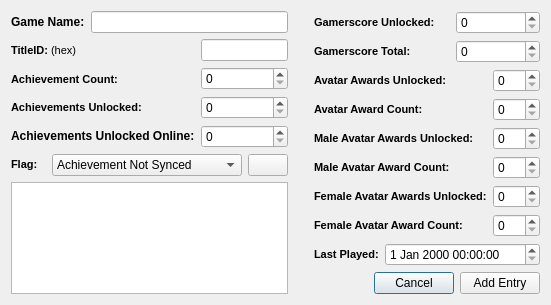
<?xml version="1.0" encoding="UTF-8"?>
<ui version="4.0">
 <class>TitleInjectorDialog</class>
 <widget class="QDialog" name="TitleInjectorDialog">
  <property name="geometry">
   <rect>
    <x>0</x>
    <y>0</y>
    <width>551</width>
    <height>280</height>
   </rect>
  </property>
  <property name="windowTitle">
   <string>Title Adder Dialog</string>
  </property>
  <layout class="QGridLayout" name="gridLayout_2">
   <item row="0" column="0">
    <layout class="QVBoxLayout" name="verticalLayout_3">
     <item>
      <layout class="QHBoxLayout" name="horizontalLayout">
       <item>
        <widget class="QLabel" name="label">
         <property name="text">
          <string>&lt;b&gt;Game Name:&lt;/b&gt;</string>
         </property>
        </widget>
       </item>
       <item>
        <widget class="QLineEdit" name="gameNameTxt">
         <property name="maxLength">
          <number>30</number>
         </property>
        </widget>
       </item>
      </layout>
     </item>
     <item>
      <layout class="QHBoxLayout" name="horizontalLayout_2">
       <item>
        <layout class="QVBoxLayout" name="verticalLayout_2">
         <item>
          <widget class="QLabel" name="label_2">
           <property name="text">
            <string>&lt;!DOCTYPE HTML PUBLIC &quot;-//W3C//DTD HTML 4.0//EN&quot; &quot;http://www.w3.org/TR/REC-html40/strict.dtd&quot;&gt;
&lt;html&gt;&lt;head&gt;&lt;meta name=&quot;qrichtext&quot; content=&quot;1&quot; /&gt;&lt;style type=&quot;text/css&quot;&gt;
p, li { white-space: pre-wrap; }
&lt;/style&gt;&lt;/head&gt;&lt;body style=&quot; font-family:'MS Shell Dlg 2'; font-size:8.25pt; font-weight:400; font-style:normal;&quot;&gt;
&lt;p style=&quot; margin-top:0px; margin-bottom:0px; margin-left:0px; margin-right:0px; -qt-block-indent:0; text-indent:0px;&quot;&gt;&lt;span style=&quot; font-size:8pt; font-weight:600;&quot;&gt;TitleID: &lt;/span&gt;&lt;span style=&quot; font-size:8pt;&quot;&gt;(hex)&lt;/span&gt;&lt;/p&gt;&lt;/body&gt;&lt;/html&gt;</string>
           </property>
          </widget>
         </item>
         <item>
          <widget class="QLabel" name="label_3">
           <property name="text">
            <string>&lt;!DOCTYPE HTML PUBLIC &quot;-//W3C//DTD HTML 4.0//EN&quot; &quot;http://www.w3.org/TR/REC-html40/strict.dtd&quot;&gt;
&lt;html&gt;&lt;head&gt;&lt;meta name=&quot;qrichtext&quot; content=&quot;1&quot; /&gt;&lt;style type=&quot;text/css&quot;&gt;
p, li { white-space: pre-wrap; }
&lt;/style&gt;&lt;/head&gt;&lt;body style=&quot; font-family:'MS Shell Dlg 2'; font-size:8.25pt; font-weight:400; font-style:normal;&quot;&gt;
&lt;p style=&quot; margin-top:0px; margin-bottom:0px; margin-left:0px; margin-right:0px; -qt-block-indent:0; text-indent:0px;&quot;&gt;&lt;span style=&quot; font-size:8pt; font-weight:600;&quot;&gt;Achievement Count:&lt;/span&gt;&lt;/p&gt;&lt;/body&gt;&lt;/html&gt;</string>
           </property>
          </widget>
         </item>
         <item>
          <widget class="QLabel" name="label_4">
           <property name="text">
            <string>&lt;!DOCTYPE HTML PUBLIC &quot;-//W3C//DTD HTML 4.0//EN&quot; &quot;http://www.w3.org/TR/REC-html40/strict.dtd&quot;&gt;
&lt;html&gt;&lt;head&gt;&lt;meta name=&quot;qrichtext&quot; content=&quot;1&quot; /&gt;&lt;style type=&quot;text/css&quot;&gt;
p, li { white-space: pre-wrap; }
&lt;/style&gt;&lt;/head&gt;&lt;body style=&quot; font-family:'MS Shell Dlg 2'; font-size:8.25pt; font-weight:400; font-style:normal;&quot;&gt;
&lt;p style=&quot; margin-top:0px; margin-bottom:0px; margin-left:0px; margin-right:0px; -qt-block-indent:0; text-indent:0px;&quot;&gt;&lt;span style=&quot; font-size:8pt; font-weight:600;&quot;&gt;Achievements Unlocked:&lt;/span&gt;&lt;/p&gt;&lt;/body&gt;&lt;/html&gt;</string>
           </property>
          </widget>
         </item>
         <item>
          <widget class="QLabel" name="label_15">
           <property name="text">
            <string>&lt;b&gt;Achievements Unlocked Online:&lt;/b&gt;</string>
           </property>
          </widget>
         </item>
        </layout>
       </item>
       <item>
        <layout class="QVBoxLayout" name="verticalLayout">
         <item>
          <widget class="QLineEdit" name="titleID">
           <property name="maxLength">
            <number>8</number>
           </property>
          </widget>
         </item>
         <item>
          <widget class="QSpinBox" name="chievCount">
           <property name="maximum">
            <number>2147483647</number>
           </property>
          </widget>
         </item>
         <item>
          <widget class="QSpinBox" name="chievsUnlocked">
           <property name="maximum">
            <number>2147483647</number>
           </property>
          </widget>
         </item>
         <item>
          <widget class="QSpinBox" name="chievsUnlockedOnline"/>
         </item>
        </layout>
       </item>
      </layout>
     </item>
    </layout>
   </item>
   <item row="0" column="1">
    <spacer name="horizontalSpacer">
     <property name="orientation">
      <enum>Qt::Horizontal</enum>
     </property>
     <property name="sizeHint" stdset="0">
      <size>
       <width>40</width>
       <height>20</height>
      </size>
     </property>
    </spacer>
   </item>
   <item row="0" column="2" rowspan="2">
    <layout class="QGridLayout" name="gridLayout">
     <item row="0" column="0" colspan="2">
      <widget class="QLabel" name="label_6">
       <property name="text">
        <string>&lt;!DOCTYPE HTML PUBLIC &quot;-//W3C//DTD HTML 4.0//EN&quot; &quot;http://www.w3.org/TR/REC-html40/strict.dtd&quot;&gt;
&lt;html&gt;&lt;head&gt;&lt;meta name=&quot;qrichtext&quot; content=&quot;1&quot; /&gt;&lt;style type=&quot;text/css&quot;&gt;
p, li { white-space: pre-wrap; }
&lt;/style&gt;&lt;/head&gt;&lt;body style=&quot; font-family:'MS Shell Dlg 2'; font-size:8.25pt; font-weight:400; font-style:normal;&quot;&gt;
&lt;p style=&quot; margin-top:0px; margin-bottom:0px; margin-left:0px; margin-right:0px; -qt-block-indent:0; text-indent:0px;&quot;&gt;&lt;span style=&quot; font-size:8pt; font-weight:600;&quot;&gt;Gamerscore Unlocked:&lt;/span&gt;&lt;/p&gt;&lt;/body&gt;&lt;/html&gt;</string>
       </property>
      </widget>
     </item>
     <item row="0" column="2" colspan="2">
      <widget class="QSpinBox" name="gamerscore">
       <property name="maximum">
        <number>2147483647</number>
       </property>
      </widget>
     </item>
     <item row="1" column="0" colspan="2">
      <widget class="QLabel" name="label_5">
       <property name="text">
        <string>&lt;!DOCTYPE HTML PUBLIC &quot;-//W3C//DTD HTML 4.0//EN&quot; &quot;http://www.w3.org/TR/REC-html40/strict.dtd&quot;&gt;
&lt;html&gt;&lt;head&gt;&lt;meta name=&quot;qrichtext&quot; content=&quot;1&quot; /&gt;&lt;style type=&quot;text/css&quot;&gt;
p, li { white-space: pre-wrap; }
&lt;/style&gt;&lt;/head&gt;&lt;body style=&quot; font-family:'MS Shell Dlg 2'; font-size:8.25pt; font-weight:400; font-style:normal;&quot;&gt;
&lt;p style=&quot; margin-top:0px; margin-bottom:0px; margin-left:0px; margin-right:0px; -qt-block-indent:0; text-indent:0px;&quot;&gt;&lt;span style=&quot; font-size:8pt; font-weight:600;&quot;&gt;Gamerscore Total:&lt;/span&gt;&lt;/p&gt;&lt;/body&gt;&lt;/html&gt;</string>
       </property>
      </widget>
     </item>
     <item row="1" column="2" colspan="2">
      <widget class="QSpinBox" name="gamerscoreUnlocked">
       <property name="maximum">
        <number>2147483647</number>
       </property>
      </widget>
     </item>
     <item row="2" column="0" colspan="2">
      <widget class="QLabel" name="label_7">
       <property name="text">
        <string>&lt;!DOCTYPE HTML PUBLIC &quot;-//W3C//DTD HTML 4.0//EN&quot; &quot;http://www.w3.org/TR/REC-html40/strict.dtd&quot;&gt;
&lt;html&gt;&lt;head&gt;&lt;meta name=&quot;qrichtext&quot; content=&quot;1&quot; /&gt;&lt;style type=&quot;text/css&quot;&gt;
p, li { white-space: pre-wrap; }
&lt;/style&gt;&lt;/head&gt;&lt;body style=&quot; font-family:'MS Shell Dlg 2'; font-size:8.25pt; font-weight:400; font-style:normal;&quot;&gt;
&lt;p style=&quot; margin-top:0px; margin-bottom:0px; margin-left:0px; margin-right:0px; -qt-block-indent:0; text-indent:0px;&quot;&gt;&lt;span style=&quot; font-size:8pt; font-weight:600;&quot;&gt;Avatar Awards Unlocked:&lt;/span&gt;&lt;/p&gt;&lt;/body&gt;&lt;/html&gt;</string>
       </property>
      </widget>
     </item>
     <item row="2" column="3">
      <widget class="QSpinBox" name="aaUnlocked">
       <property name="maximum">
        <number>255</number>
       </property>
      </widget>
     </item>
     <item row="3" column="0" colspan="2">
      <widget class="QLabel" name="label_8">
       <property name="text">
        <string>&lt;!DOCTYPE HTML PUBLIC &quot;-//W3C//DTD HTML 4.0//EN&quot; &quot;http://www.w3.org/TR/REC-html40/strict.dtd&quot;&gt;
&lt;html&gt;&lt;head&gt;&lt;meta name=&quot;qrichtext&quot; content=&quot;1&quot; /&gt;&lt;style type=&quot;text/css&quot;&gt;
p, li { white-space: pre-wrap; }
&lt;/style&gt;&lt;/head&gt;&lt;body style=&quot; font-family:'MS Shell Dlg 2'; font-size:8.25pt; font-weight:400; font-style:normal;&quot;&gt;
&lt;p style=&quot; margin-top:0px; margin-bottom:0px; margin-left:0px; margin-right:0px; -qt-block-indent:0; text-indent:0px;&quot;&gt;&lt;span style=&quot; font-size:8pt; font-weight:600;&quot;&gt;Avatar Award Count:&lt;/span&gt;&lt;/p&gt;&lt;/body&gt;&lt;/html&gt;</string>
       </property>
      </widget>
     </item>
     <item row="3" column="3">
      <widget class="QSpinBox" name="aaCount">
       <property name="maximum">
        <number>255</number>
       </property>
      </widget>
     </item>
     <item row="4" column="0" colspan="3">
      <widget class="QLabel" name="label_9">
       <property name="text">
        <string>&lt;!DOCTYPE HTML PUBLIC &quot;-//W3C//DTD HTML 4.0//EN&quot; &quot;http://www.w3.org/TR/REC-html40/strict.dtd&quot;&gt;
&lt;html&gt;&lt;head&gt;&lt;meta name=&quot;qrichtext&quot; content=&quot;1&quot; /&gt;&lt;style type=&quot;text/css&quot;&gt;
p, li { white-space: pre-wrap; }
&lt;/style&gt;&lt;/head&gt;&lt;body style=&quot; font-family:'MS Shell Dlg 2'; font-size:8.25pt; font-weight:400; font-style:normal;&quot;&gt;
&lt;p style=&quot; margin-top:0px; margin-bottom:0px; margin-left:0px; margin-right:0px; -qt-block-indent:0; text-indent:0px;&quot;&gt;&lt;span style=&quot; font-size:8pt; font-weight:600;&quot;&gt;Male Avatar Awards Unlocked:&lt;/span&gt;&lt;/p&gt;&lt;/body&gt;&lt;/html&gt;</string>
       </property>
      </widget>
     </item>
     <item row="4" column="3">
      <widget class="QSpinBox" name="aaMaleUnlocked">
       <property name="maximum">
        <number>255</number>
       </property>
      </widget>
     </item>
     <item row="5" column="0" colspan="2">
      <widget class="QLabel" name="label_10">
       <property name="text">
        <string>&lt;!DOCTYPE HTML PUBLIC &quot;-//W3C//DTD HTML 4.0//EN&quot; &quot;http://www.w3.org/TR/REC-html40/strict.dtd&quot;&gt;
&lt;html&gt;&lt;head&gt;&lt;meta name=&quot;qrichtext&quot; content=&quot;1&quot; /&gt;&lt;style type=&quot;text/css&quot;&gt;
p, li { white-space: pre-wrap; }
&lt;/style&gt;&lt;/head&gt;&lt;body style=&quot; font-family:'MS Shell Dlg 2'; font-size:8.25pt; font-weight:400; font-style:normal;&quot;&gt;
&lt;p style=&quot; margin-top:0px; margin-bottom:0px; margin-left:0px; margin-right:0px; -qt-block-indent:0; text-indent:0px;&quot;&gt;&lt;span style=&quot; font-size:8pt; font-weight:600;&quot;&gt;Male Avatar Award Count:&lt;/span&gt;&lt;/p&gt;&lt;/body&gt;&lt;/html&gt;</string>
       </property>
      </widget>
     </item>
     <item row="5" column="3">
      <widget class="QSpinBox" name="aaMaleCount">
       <property name="maximum">
        <number>255</number>
       </property>
      </widget>
     </item>
     <item row="6" column="0" colspan="3">
      <widget class="QLabel" name="label_11">
       <property name="text">
        <string>&lt;!DOCTYPE HTML PUBLIC &quot;-//W3C//DTD HTML 4.0//EN&quot; &quot;http://www.w3.org/TR/REC-html40/strict.dtd&quot;&gt;
&lt;html&gt;&lt;head&gt;&lt;meta name=&quot;qrichtext&quot; content=&quot;1&quot; /&gt;&lt;style type=&quot;text/css&quot;&gt;
p, li { white-space: pre-wrap; }
&lt;/style&gt;&lt;/head&gt;&lt;body style=&quot; font-family:'MS Shell Dlg 2'; font-size:8.25pt; font-weight:400; font-style:normal;&quot;&gt;
&lt;p style=&quot; margin-top:0px; margin-bottom:0px; margin-left:0px; margin-right:0px; -qt-block-indent:0; text-indent:0px;&quot;&gt;&lt;span style=&quot; font-size:8pt; font-weight:600;&quot;&gt;Female Avatar Awards Unlocked:&lt;/span&gt;&lt;/p&gt;&lt;/body&gt;&lt;/html&gt;</string>
       </property>
      </widget>
     </item>
     <item row="6" column="3">
      <widget class="QSpinBox" name="aaFemaleUnlocked">
       <property name="maximum">
        <number>255</number>
       </property>
      </widget>
     </item>
     <item row="7" column="0" colspan="3">
      <widget class="QLabel" name="label_12">
       <property name="text">
        <string>&lt;!DOCTYPE HTML PUBLIC &quot;-//W3C//DTD HTML 4.0//EN&quot; &quot;http://www.w3.org/TR/REC-html40/strict.dtd&quot;&gt;
&lt;html&gt;&lt;head&gt;&lt;meta name=&quot;qrichtext&quot; content=&quot;1&quot; /&gt;&lt;style type=&quot;text/css&quot;&gt;
p, li { white-space: pre-wrap; }
&lt;/style&gt;&lt;/head&gt;&lt;body style=&quot; font-family:'MS Shell Dlg 2'; font-size:8.25pt; font-weight:400; font-style:normal;&quot;&gt;
&lt;p style=&quot; margin-top:0px; margin-bottom:0px; margin-left:0px; margin-right:0px; -qt-block-indent:0; text-indent:0px;&quot;&gt;&lt;span style=&quot; font-size:8pt; font-weight:600;&quot;&gt;Female Avatar Award Count:&lt;/span&gt;&lt;/p&gt;&lt;/body&gt;&lt;/html&gt;</string>
       </property>
      </widget>
     </item>
     <item row="7" column="3">
      <widget class="QSpinBox" name="aaFemaleCount">
       <property name="maximum">
        <number>255</number>
       </property>
      </widget>
     </item>
     <item row="8" column="0">
      <widget class="QLabel" name="label_13">
       <property name="text">
        <string>&lt;!DOCTYPE HTML PUBLIC &quot;-//W3C//DTD HTML 4.0//EN&quot; &quot;http://www.w3.org/TR/REC-html40/strict.dtd&quot;&gt;
&lt;html&gt;&lt;head&gt;&lt;meta name=&quot;qrichtext&quot; content=&quot;1&quot; /&gt;&lt;style type=&quot;text/css&quot;&gt;
p, li { white-space: pre-wrap; }
&lt;/style&gt;&lt;/head&gt;&lt;body style=&quot; font-family:'MS Shell Dlg 2'; font-size:8.25pt; font-weight:400; font-style:normal;&quot;&gt;
&lt;p style=&quot; margin-top:0px; margin-bottom:0px; margin-left:0px; margin-right:0px; -qt-block-indent:0; text-indent:0px;&quot;&gt;&lt;span style=&quot; font-size:8pt; font-weight:600;&quot;&gt;Last Played:&lt;/span&gt;&lt;/p&gt;&lt;/body&gt;&lt;/html&gt;</string>
       </property>
      </widget>
     </item>
     <item row="8" column="1" colspan="3">
      <widget class="QDateTimeEdit" name="dateTimeEdit"/>
     </item>
     <item row="9" column="0" colspan="4">
      <layout class="QHBoxLayout" name="horizontalLayout_7">
       <item>
        <spacer name="horizontalSpacer_3">
         <property name="orientation">
          <enum>Qt::Horizontal</enum>
         </property>
         <property name="sizeHint" stdset="0">
          <size>
           <width>40</width>
           <height>20</height>
          </size>
         </property>
        </spacer>
       </item>
       <item>
        <widget class="QPushButton" name="pushButton_3">
         <property name="text">
          <string>Cancel</string>
         </property>
         <property name="icon">
          <iconset resource="images.qrc">
           <normaloff>:/images/cancel.png</normaloff>:/images/cancel.png</iconset>
         </property>
        </widget>
       </item>
       <item>
        <widget class="QPushButton" name="pushButton_2">
         <property name="text">
          <string>Add Entry</string>
         </property>
         <property name="icon">
          <iconset resource="images.qrc">
           <normaloff>:/images/add.png</normaloff>:/images/add.png</iconset>
         </property>
        </widget>
       </item>
      </layout>
     </item>
    </layout>
   </item>
   <item row="1" column="0">
    <layout class="QVBoxLayout" name="verticalLayout_10">
     <item>
      <layout class="QHBoxLayout" name="horizontalLayout_6">
       <item>
        <widget class="QLabel" name="label_14">
         <property name="text">
          <string>&lt;!DOCTYPE HTML PUBLIC &quot;-//W3C//DTD HTML 4.0//EN&quot; &quot;http://www.w3.org/TR/REC-html40/strict.dtd&quot;&gt;
&lt;html&gt;&lt;head&gt;&lt;meta name=&quot;qrichtext&quot; content=&quot;1&quot; /&gt;&lt;style type=&quot;text/css&quot;&gt;
p, li { white-space: pre-wrap; }
&lt;/style&gt;&lt;/head&gt;&lt;body style=&quot; font-family:'MS Shell Dlg 2'; font-size:8.25pt; font-weight:400; font-style:normal;&quot;&gt;
&lt;p style=&quot; margin-top:0px; margin-bottom:0px; margin-left:0px; margin-right:0px; -qt-block-indent:0; text-indent:0px;&quot;&gt;&lt;span style=&quot; font-size:8pt; font-weight:600;&quot;&gt;Flag:&lt;/span&gt;&lt;/p&gt;&lt;/body&gt;&lt;/html&gt;</string>
         </property>
        </widget>
       </item>
       <item>
        <widget class="QComboBox" name="comboBox">
         <item>
          <property name="text">
           <string>Achievement Not Synced</string>
          </property>
         </item>
         <item>
          <property name="text">
           <string>Download Achievment Image</string>
          </property>
         </item>
         <item>
          <property name="text">
           <string>Download Avatar Award</string>
          </property>
         </item>
         <item>
          <property name="text">
           <string>Avatar Award Not Synced</string>
          </property>
         </item>
        </widget>
       </item>
       <item>
        <widget class="QPushButton" name="pushButton">
         <property name="text">
          <string/>
         </property>
         <property name="icon">
          <iconset resource="images.qrc">
           <normaloff>:/images/add.png</normaloff>:/images/add.png</iconset>
         </property>
        </widget>
       </item>
      </layout>
     </item>
     <item>
      <widget class="QListWidget" name="listWidget"/>
     </item>
    </layout>
   </item>
  </layout>
 </widget>
 <resources>
  <include location="images.qrc"/>
 </resources>
 <connections/>
</ui>
